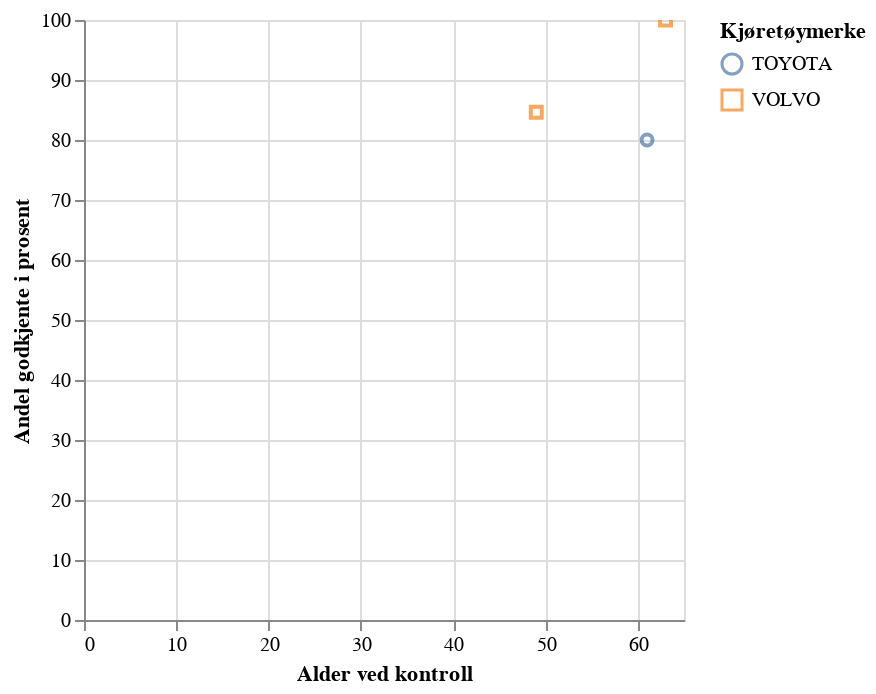

The code cell stored with this chart in its notebook:
### Code cell
import altair as alt

df_andel.plot.point(

    x=alt.X("Alder ved kontroll", title="Alder ved kontroll"), y="Andel godkjente i prosent", color="Kjøretøymerke", shape="Kjøretøymerke"

)  

# Usikker på om jgg har gjort det riktig. Utfra dette ville jeg vel valgt Volvo...?

### Figure 1 — Vega-Lite specification as saved in the notebook (floating-point values rounded to 4 significant figures)
{"config": {"view": {"continuousWidth": 300, "continuousHeight": 300}}, "data": {"name": "data-76324e064061f690a09716f55f379f7e"}, "mark": {"type": "point", "tooltip": true}, "encoding": {"color": {"field": "Kjøretøymerke", "type": "nominal"}, "shape": {"field": "Kjøretøymerke", "type": "nominal"}, "x": {"field": "Alder ved kontroll", "title": "Alder ved kontroll", "type": "quantitative"}, "y": {"field": "Andel godkjente i prosent", "type": "quantitative"}}, "params": [{"name": "param_5", "select": {"type": "interval", "encodings": ["x", "y"]}, "bind": "scales"}], "$schema": "https://vega.github.io/schema/vega-lite/v5.20.1.json", "datasets": {"data-76324e064061f690a09716f55f379f7e": [{"Kjøretøymerke": "VOLVO", "Alder ved kontroll": 63, "Andel godkjente i prosent": 100.0}, {"Kjøretøymerke": "VOLVO", "Alder ved kontroll": 49, "Andel godkjente i prosent": 84.62}, {"Kjøretøymerke": "TOYOTA", "Alder ved kontroll": 61, "Andel godkjente i prosent": 80.0}]}}
